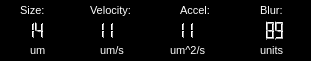
    <widget class="QFrame" name="robotparamsframe">
     <property name="geometry">
      <rect>
       <x>10</x>
       <y>549</y>
       <width>311</width>
       <height>61</height>
      </rect>
     </property>
     <property name="styleSheet">
      <string notr="true"> color: rgb(255, 255, 255);
 background-color: rgb(0, 0, 0);
font-size: 8pt; font: Arial;</string>
     </property>
     <property name="frameShape">
      <enum>QFrame::NoFrame</enum>
     </property>
     <widget class="QLabel" name="robotsizelabel">
      <property name="geometry">
       <rect>
        <x>20</x>
        <y>0</y>
        <width>51</width>
        <height>20</height>
       </rect>
      </property>
      <property name="maximumSize">
       <size>
        <width>300</width>
        <height>50</height>
       </size>
      </property>
      <property name="text">
       <string>Size:   </string>
      </property>
     </widget>
     <widget class="QLabel" name="robotvelocitylabel">
      <property name="geometry">
       <rect>
        <x>90</x>
        <y>0</y>
        <width>81</width>
        <height>21</height>
       </rect>
      </property>
      <property name="maximumSize">
       <size>
        <width>300</width>
        <height>50</height>
       </size>
      </property>
      <property name="text">
       <string>Velocity: </string>
      </property>
     </widget>
     <widget class="QLabel" name="robotblurlabel">
      <property name="geometry">
       <rect>
        <x>260</x>
        <y>0</y>
        <width>61</width>
        <height>20</height>
       </rect>
      </property>
      <property name="maximumSize">
       <size>
        <width>16777215</width>
        <height>50</height>
       </size>
      </property>
      <property name="styleSheet">
       <string notr="true"/>
      </property>
      <property name="text">
       <string>Blur:</string>
      </property>
     </widget>
     <widget class="QLCDNumber" name="blurlcdnum">
      <property name="geometry">
       <rect>
        <x>240</x>
        <y>20</y>
        <width>61</width>
        <height>20</height>
       </rect>
      </property>
      <property name="styleSheet">
       <string notr="true">background-color: rgb(0,0,0); 
color: rgb(0,255,0);</string>
      </property>
      <property name="lineWidth">
       <number>0</number>
      </property>
      <property name="midLineWidth">
       <number>0</number>
      </property>
      <property name="smallDecimalPoint">
       <bool>false</bool>
      </property>
      <property name="digitCount">
       <number>3</number>
      </property>
      <property name="mode">
       <enum>QLCDNumber::Hex</enum>
      </property>
      <property name="segmentStyle">
       <enum>QLCDNumber::Outline</enum>
      </property>
      <property name="value" stdset="0">
       <double>137.000000000000000</double>
      </property>
     </widget>
     <widget class="QLabel" name="robotvelocityunitslabel">
      <property name="geometry">
       <rect>
        <x>100</x>
        <y>40</y>
        <width>41</width>
        <height>20</height>
       </rect>
      </property>
      <property name="maximumSize">
       <size>
        <width>300</width>
        <height>50</height>
       </size>
      </property>
      <property name="text">
       <string>um/s</string>
      </property>
     </widget>
     <widget class="QLCDNumber" name="sizelcdnum">
      <property name="geometry">
       <rect>
        <x>0</x>
        <y>20</y>
        <width>61</width>
        <height>20</height>
       </rect>
      </property>
      <property name="styleSheet">
       <string notr="true">background-color: rgb(0,0,0); 
color: rgb(0,255,0);</string>
      </property>
      <property name="lineWidth">
       <number>0</number>
      </property>
      <property name="midLineWidth">
       <number>0</number>
      </property>
      <property name="smallDecimalPoint">
       <bool>false</bool>
      </property>
      <property name="digitCount">
       <number>3</number>
      </property>
      <property name="mode">
       <enum>QLCDNumber::Hex</enum>
      </property>
      <property name="segmentStyle">
       <enum>QLCDNumber::Outline</enum>
      </property>
      <property name="value" stdset="0">
       <double>20.000000000000000</double>
      </property>
     </widget>
     <widget class="QLCDNumber" name="vellcdnum">
      <property name="geometry">
       <rect>
        <x>80</x>
        <y>20</y>
        <width>41</width>
        <height>20</height>
       </rect>
      </property>
      <property name="styleSheet">
       <string notr="true">background-color: rgb(0,0,0); 
color: rgb(0,255,0);</string>
      </property>
      <property name="lineWidth">
       <number>0</number>
      </property>
      <property name="midLineWidth">
       <number>0</number>
      </property>
      <property name="smallDecimalPoint">
       <bool>false</bool>
      </property>
      <property name="digitCount">
       <number>3</number>
      </property>
      <property name="mode">
       <enum>QLCDNumber::Hex</enum>
      </property>
      <property name="segmentStyle">
       <enum>QLCDNumber::Outline</enum>
      </property>
      <property name="value" stdset="0">
       <double>17.100000000000001</double>
      </property>
     </widget>
     <widget class="QLabel" name="robotsizeunitslabel">
      <property name="geometry">
       <rect>
        <x>30</x>
        <y>40</y>
        <width>31</width>
        <height>20</height>
       </rect>
      </property>
      <property name="maximumSize">
       <size>
        <width>300</width>
        <height>50</height>
       </size>
      </property>
      <property name="text">
       <string>um  </string>
      </property>
     </widget>
     <widget class="QLabel" name="robotaccellabel">
      <property name="geometry">
       <rect>
        <x>180</x>
        <y>0</y>
        <width>61</width>
        <height>21</height>
       </rect>
      </property>
      <property name="maximumSize">
       <size>
        <width>300</width>
        <height>50</height>
       </size>
      </property>
      <property name="text">
       <string>Accel:</string>
      </property>
     </widget>
     <widget class="QLabel" name="robotaccelunitslabel">
      <property name="geometry">
       <rect>
        <x>170</x>
        <y>40</y>
        <width>41</width>
        <height>20</height>
       </rect>
      </property>
      <property name="maximumSize">
       <size>
        <width>300</width>
        <height>50</height>
       </size>
      </property>
      <property name="text">
       <string>um^2/s</string>
      </property>
     </widget>
     <widget class="QLCDNumber" name="accellcdnum">
      <property name="geometry">
       <rect>
        <x>160</x>
        <y>20</y>
        <width>41</width>
        <height>20</height>
       </rect>
      </property>
      <property name="styleSheet">
       <string notr="true">background-color: rgb(0,0,0); 
color: rgb(0,255,0);</string>
      </property>
      <property name="lineWidth">
       <number>0</number>
      </property>
      <property name="midLineWidth">
       <number>0</number>
      </property>
      <property name="smallDecimalPoint">
       <bool>false</bool>
      </property>
      <property name="digitCount">
       <number>3</number>
      </property>
      <property name="mode">
       <enum>QLCDNumber::Hex</enum>
      </property>
      <property name="segmentStyle">
       <enum>QLCDNumber::Outline</enum>
      </property>
      <property name="value" stdset="0">
       <double>17.100000000000001</double>
      </property>
     </widget>
     <widget class="QLabel" name="robotblurunitslabel">
      <property name="geometry">
       <rect>
        <x>260</x>
        <y>40</y>
        <width>41</width>
        <height>20</height>
       </rect>
      </property>
      <property name="maximumSize">
       <size>
        <width>300</width>
        <height>50</height>
       </size>
      </property>
      <property name="text">
       <string>units</string>
      </property>
     </widget>
    </widget>
